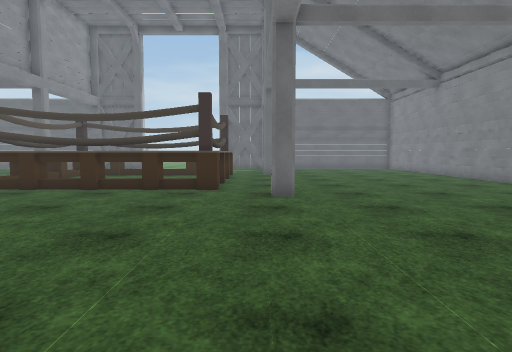
view 1 (above)

24 first-person views from a walk through a scene from a Unity 3-D project. The camera is 1.2 m above the floor, tilts 4° down and sees 75° across. The floor is counted in squares, 1 m on a side. Each view is taken from the middle of a square. On the plan, view 1 faces up. The plan holds only what a view shows up to about 14 squares ahead; the rest is blank. The place goes on beyond the plan. The player is left out. Some surface patterns are stand-ins.

view 2
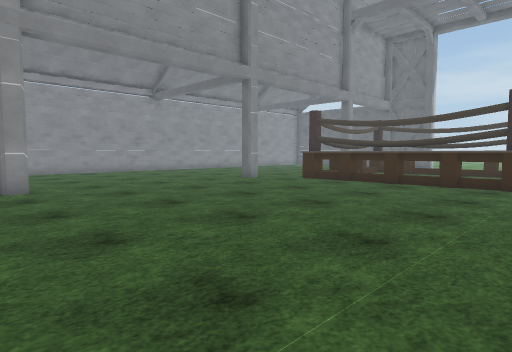

view 3
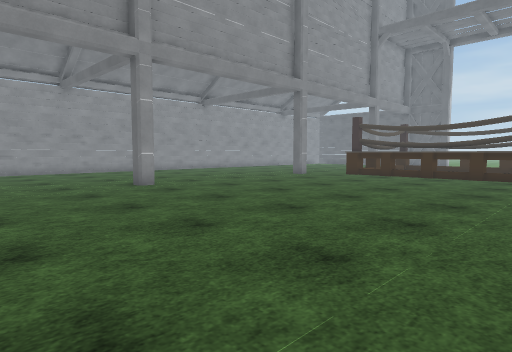

view 4
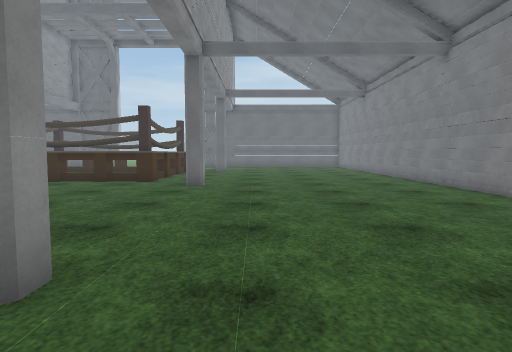

view 5
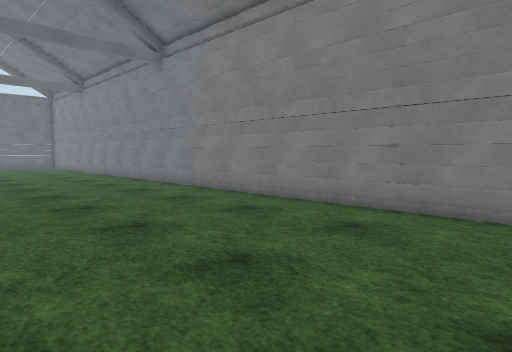

view 6
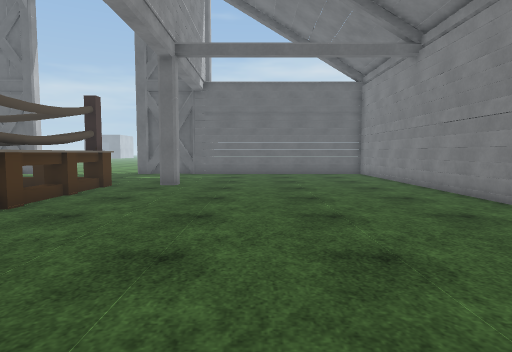

view 7
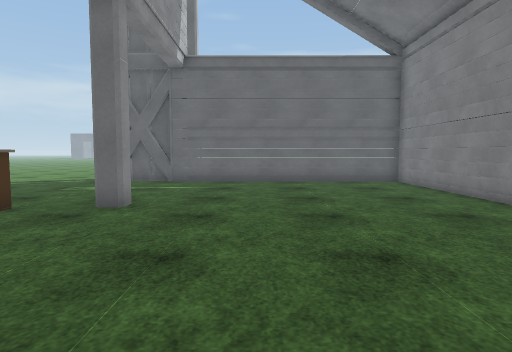

view 8
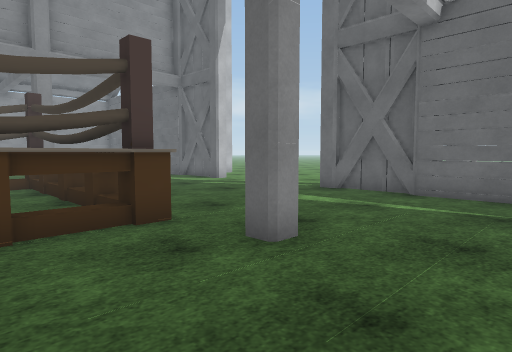

view 9
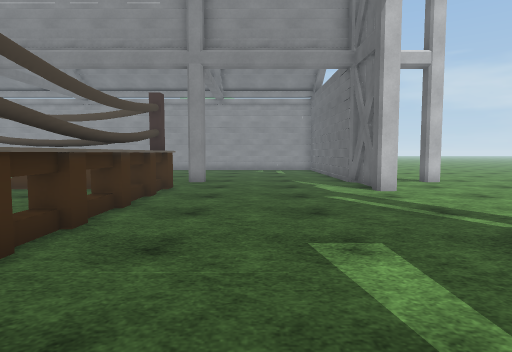

view 10
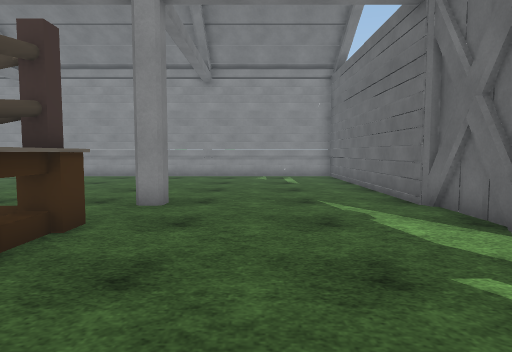

view 11
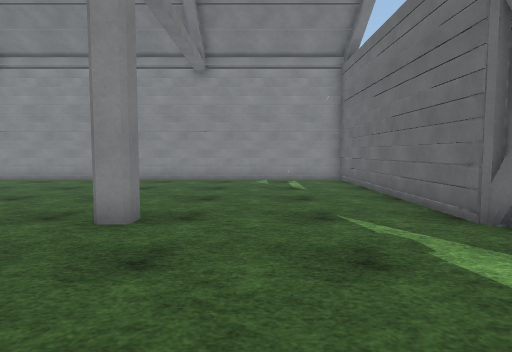

view 12
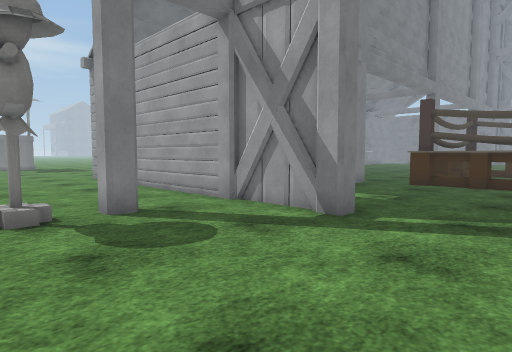

view 13
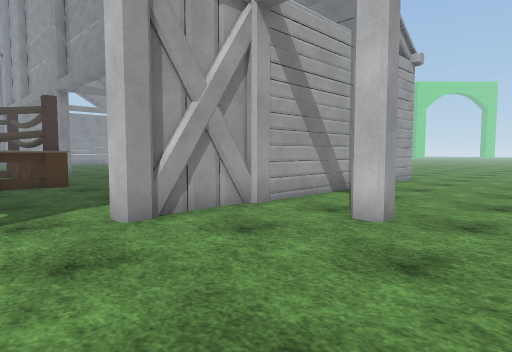

view 14
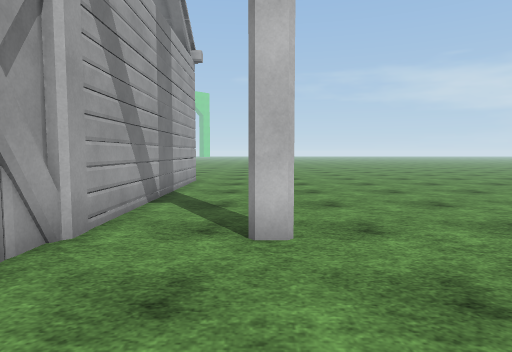

view 15
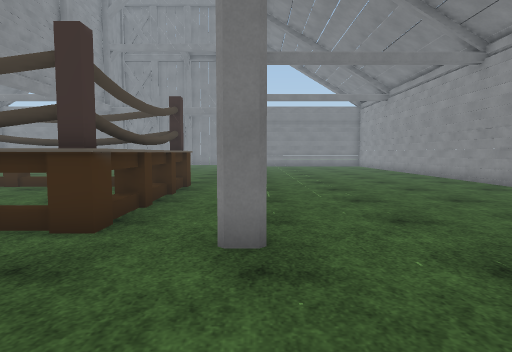

view 16
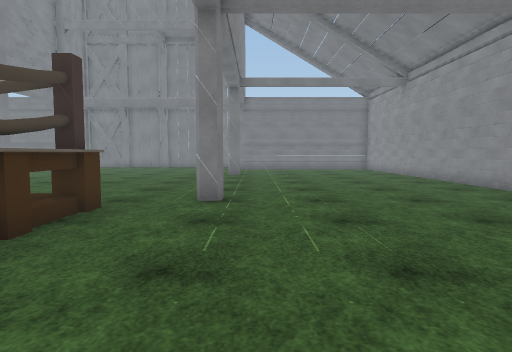

view 17
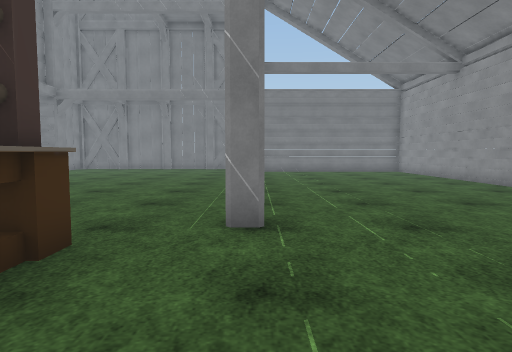

view 18
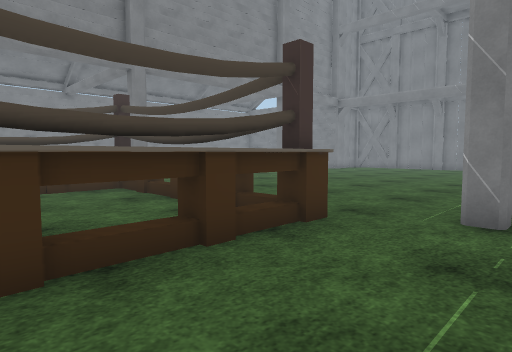

view 19
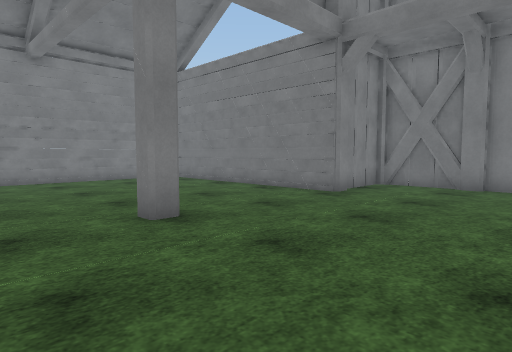

view 20
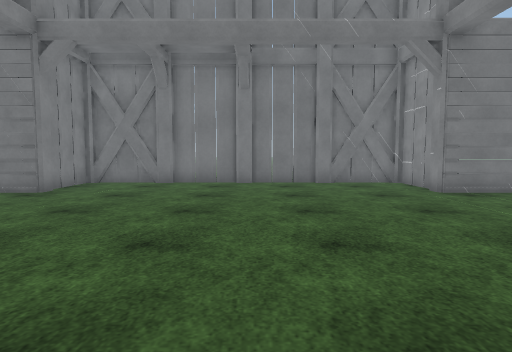

view 21
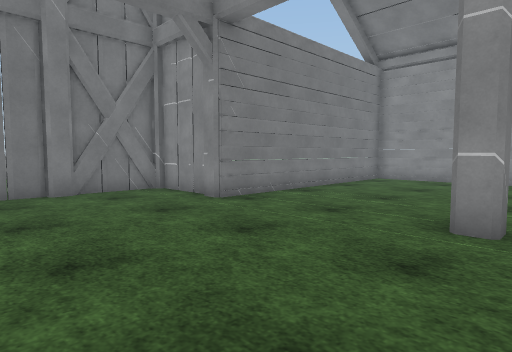

view 22
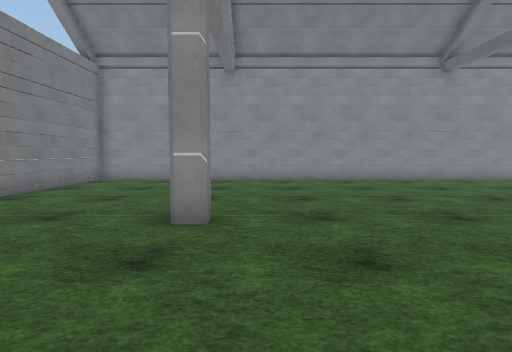

view 23
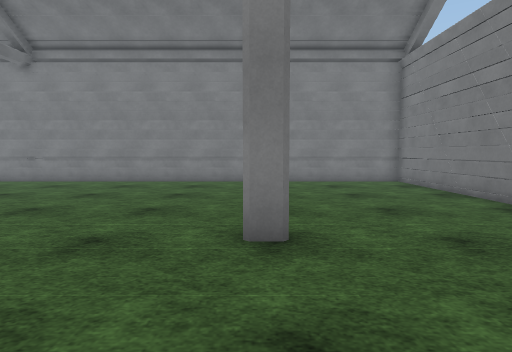

view 24
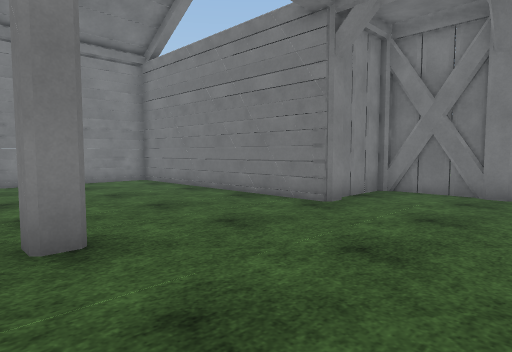

### Floor plan
Key: @ floor where view 1 was taken; # wall or solid block; x gap in a wall; . floor; ^ raised ledge; O other object.
Columns run from 20 left of view 1 to 10 right of it. Each row starts with its distance up from view 1.
 31 ............. . ...
 30 .............. ......O  ..
 29 ...............................
 28 ........#............#.........
 27 ..............................
 26 ..........................  .
 25 ############......#############
 24  .............................#
 23  .............................#
 22  .............................#
 21  .............................#
 20  .............................#
 19  .............................#
 18  .........########x#..........#
 17  .........##^^^^^^^x..........#
 16   ........#^      ^#..........#
 15   .........^      ^...........#
 14  ..........^      ^...........#
 13 ..........#^      ^#..........#
 12 ..........##      ^x..........#
 11 ..........########x#..........#
 10 ..............................#
  9 ..............................#
  8 ..............................#
  7 ..............................#
  6 ..............................#
  5 ..............................#
  4 ..............................#
  3 ..............................#
  2 ..............................#
  1  .............................#
  0  .......#...........@#........#
 -1  ..  .........................#
 -2  .............................#
 -3 ..............................#
 -4 ..............................#
 -5  .............................#
 -6 #########............##########
 -7         #............#
 -8         #............#
 -9         ####......####
-10         #############

Where each view was taken, in squares from view 1:
view 1: 0 up, 0 right, facing up
view 2: 2 down, 0 right, facing up-left
view 3: 6 down, 0 right, facing up-left
view 4: 3 down, 3 right, facing up
view 5: 3 down, 3 right, facing up-right
view 6: 6 up, 4 right, facing up
view 7: 11 up, 4 right, facing up
view 8: 15 up, 4 right, facing up-left
view 9: 21 up, 2 right, facing left
view 10: 21 up, 4 left, facing left
view 11: 21 up, 6 left, facing left
view 12: 31 up, 6 left, facing down-right
view 13: 31 up, 6 left, facing down-left
view 14: 28 up, 7 left, facing left
view 15: 23 up, 12 left, facing down
view 16: 18 up, 13 left, facing down
view 17: 15 up, 12 left, facing down
view 18: 16 up, 13 left, facing down-right
view 19: 3 up, 5 left, facing down-right
view 20: 4 up, 6 left, facing down
view 21: 1 up, 6 left, facing down-left
view 22: 1 up, 6 left, facing left
view 23: 0 up, 4 left, facing right
view 24: 1 up, 4 left, facing down-right
